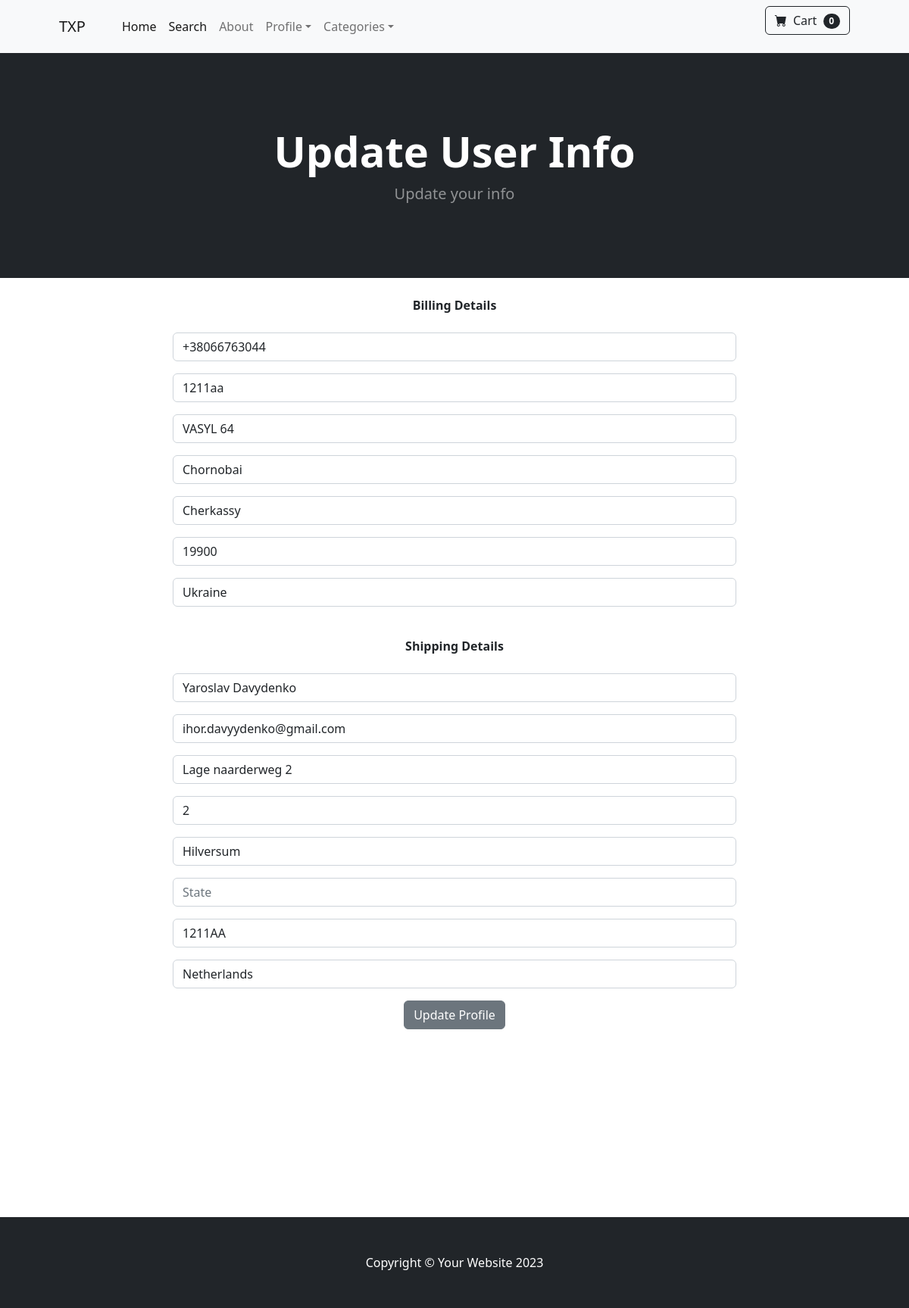
The page /update_info/ (signed in) on the database its author committed.
### store/models.py (models this page shows, shortened)
class Profile(models.Model):
    user = models.OneToOneField(User, on_delete=models.CASCADE)
    date_modified = models.DateTimeField(auto_now=True)
    phone_number = models.CharField(max_length=20, blank=True)
    address_1 = models.CharField(max_length=200, blank=True)
    address_2 = models.CharField(max_length=200, blank=True)
    city = models.CharField(max_length=200, blank=True)
    state = models.CharField(max_length=200, blank=True)
    zip_code = models.CharField(max_length=200, blank=True)
    country = models.CharField(max_length=200, blank=True)
    old_cart = models.CharField(max_length=200, blank=True, null=True)

### payment/models.py (models this page shows, shortened)
class ShippingAddress(models.Model):
    user = models.ForeignKey(User, on_delete=models.CASCADE, null=True, blank=True)
    shipping_full_name = models.CharField(max_length=255)
    shipping_email = models.CharField(max_length=255)
    shipping_address1 = models.CharField(max_length=255)
    shipping_address2 = models.CharField(max_length=255, null=True, blank=True)
    shipping_city = models.CharField(max_length=255)
    shipping_state = models.CharField(max_length=255, null=True, blank=True)
    shipping_zipcode = models.CharField(max_length=255)
    shipping_country = models.CharField(max_length=255)
    class Meta:
        verbose_name_plural = 'Shipping Address'

### store/views.py (the view)
# urls.py: path('update_info/', views.update_info, name='update_info'),
def update_info(request):
    if request.user.is_authenticated:
        profile_needed = Profile.objects.get(user__id=request.user.id)
        s_user = ShippingAddress.objects.get(user__id=request.user.id)
        form = UserInfoForm(request.POST or None, instance=profile_needed)
        s_form = ShippingForm(request.POST or None, instance=s_user)
        if form.is_valid() or s_form.is_valid():
            form.save()
            s_form.save()
            messages.success(request, 'Info has been updated')
            return redirect('home')
        return render(request, 'update_info.html', {'form': form, 's_form': s_form})
    else:
        messages.success(request, 'YOu must be logged in to access that page')
        return redirect('home')

### store/forms.py
class UserInfoForm(forms.ModelForm):
    phone_number = forms.CharField(label='', widget=forms.TextInput(attrs={'class': 'form-control', 'placeholder': 'Phone'}), required=False)
    address_1 = forms.CharField(label='', widget=forms.TextInput(attrs={'class': 'form-control', 'placeholder': 'Address_1'}), required=False)
    address_2 = forms.CharField(label='', widget=forms.TextInput(attrs={'class': 'form-control', 'placeholder': 'Address_2'}), required=False)
    city = forms.CharField(label='', widget=forms.TextInput(attrs={'class': 'form-control', 'placeholder': 'City'}), required=False)
    state = forms.CharField(label='', widget=forms.TextInput(attrs={'class': 'form-control', 'placeholder': 'state'}), required=False)
    zip_code = forms.CharField(label='', widget=forms.TextInput(attrs={'class': 'form-control', 'placeholder': 'zip code'}), required=False)
    country = forms.CharField(label='', widget=forms.TextInput(attrs={'class': 'form-control', 'placeholder': 'country'}), required=False)
    class Meta:
        model = Profile
        fields = ('phone_number', 'address_1', 'address_2', 'city', 'state', 'zip_code', 'country')

### cart/cart.py (called while the page is built)
    def __len__(self):
        return len(self.cart)

### cart/context_processors.py (called while the page is built)
def cart(request):
    cart = Cart(request)
    return {'cart': cart}

### store/templates/update_info.html (shortened to what this page needs)
{% extends 'base.html' %}
{% block content %}
<header class="bg-dark py-5">
    <div class="container px-4 px-lg-5 my-5">
        <div class="text-center text-white">
            <h1 class="display-4 fw-bolder">Update User Info</h1>
            <p class="lead fw-normal text-white-50 mb-0">Update your info</p>
        </div>
    </div>
</header>
<div class="container">
    <div class="row">
        <center>
            <div class="col-8">
                <br/>
                <strong>Billing Details</strong>
                <br/><br/>
                <form method="POST" action="{% url 'update_info' %}">
                    {{ form.as_p }}
                    <br/>
                    <strong>Shipping Details</strong>
                    <br/><br/>
                    {{ s_form.as_p }}
                    <button type="submit" class="btn btn-secondary">Update Profile</button>
                </form>
                <div class="mb-3">
                    <br/>
                    <br/><br/>
                    <br/><br/>
                    <br/><br/>
                    <br/><br/>
                </div>
        </center>
    </div>
</div>
{% endblock %}

### rows shown on the page
Profile: phone_number "+38066763044", address_1 "1211aa", address_2 "VASYL 64", city "Chornobai", state "Cherkassy", zip_code "19900", country "Ukraine"
ShippingAddress: shipping_full_name "Yaroslav Davydenko", shipping_email "ihor.davyydenko@gmail.com", shipping_address1 "Lage naarderweg 2", shipping_address2 "2", shipping_city "Hilversum", shipping_zipcode "1211AA", shipping_country "Netherlands"

### other values the page prints
{{ cart|length }} "0"
